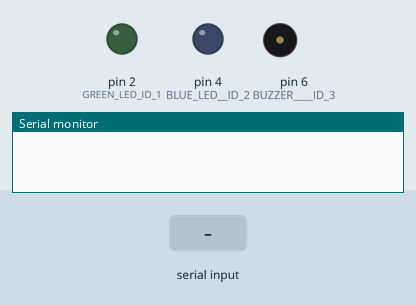
Bench run of a sketch on a simulated Arduino Uno, built with avr-gcc and run on an emulated ATmega328P. Shown: output pins drawn as LEDs (lit = HIGH), buzzer (waves = sounding, pin HIGH), the last lines printed to the serial monitor. Inputs (shaded band) come from the test bench.

Above: at 1.2 s.
1.3 s: "1,90\n" received over Serial
At 2.8 s:
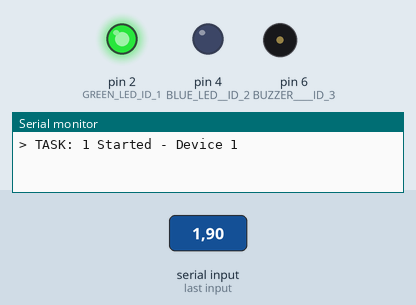
Timing chart, 0 to 28.2 s (numbered marks = the images above; inputs shaded):
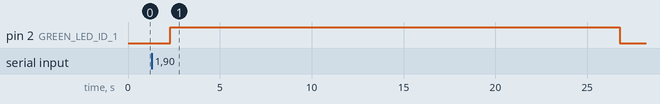

The sketch:

Multi_Thread.ino
```cpp
unsigned long startTime1;
unsigned long startTime2;
unsigned long startTime3;
String serialValue = "";
String serialCmd = "";
String numSecs = "";
int interval1 = 0;
int interval2 = 0;
int interval3 = 0;
int taskNumber1 = 0;
int taskNumber2 = 0;
int taskNumber3 = 0;
int taskNumber = 0;

void setup() {
   pinMode(2, OUTPUT); //GREEN LED ID 1
   pinMode(4, OUTPUT); //BLUE LED  ID 2
   pinMode(6, OUTPUT); //BUZZER    ID 3

   Serial.begin(115200,SERIAL_8N1); // opens serial port, sets data rate to 9600 bps
}

void loop() {
   if (Serial.available())
   {
      serialValue = Serial.readString();
      serialCmd = serialValue.substring(0, 1); //X;NN X=1,2,3 NN=00
      numSecs = serialValue.substring(4,2);

      if (taskNumber >= 32767)
         taskNumber = 0;

      taskNumber++;

      if (serialCmd == "1")
      {
         startTime1 = millis();
         interval1 = numSecs.toInt() * 1000;

         if (taskNumber1 >= 32767)
           taskNumber1 = 0;

         taskNumber1 = taskNumber1 + taskNumber;

         Serial.print("> TASK: ");
         Serial.print(taskNumber1);
         Serial.print(" Started - Device 1 ");
      }

      if (serialCmd == "2")
      {
         startTime2 = millis();
         interval2 = numSecs.toInt() * 1000;

         if (taskNumber2 >= 32767)
           taskNumber2 = 0;

         taskNumber2 = taskNumber2 + taskNumber;;

         Serial.print("> TASK: ");
         Serial.print(taskNumber2);
         Serial.print(" Started - Device 2 ");
      }

      if (serialCmd == "3")
      {
         startTime3 = millis();
         interval3 = numSecs.toInt() * 1000;

         if (taskNumber3 >= 32767)
           taskNumber3 = 0;

         taskNumber3 = taskNumber3 + taskNumber;;

         Serial.print("> TASK: ");
         Serial.print(taskNumber3);
         Serial.print(" Started - Device 3 ");
       }
    }

    StartThreads();
}

void StartThreads()
{
   thread_GreenLed(interval1);
   thread_BlueLed(interval2);
   thread_Buzzer(interval3);
}

void thread_GreenLed(int interval)
{
   if (interval > 0)
      digitalWrite(2, HIGH);

   unsigned long currentTime = millis();
   unsigned long elapsedTime = currentTime - startTime1;

   if ((elapsedTime > interval) && interval > 0)
   {
      digitalWrite(2, LOW);
      Serial.print("< TASK ");
      Serial.print(taskNumber1);
      Serial.print(" Finished after ");
      Serial.print(elapsedTime -1);
      Serial.print(" ms");
      startTime1 = 0;
      interval1 = 0;
      interval = 0;
      taskNumber1 = 0;
   }
}

void thread_BlueLed(int interval)
{
   if (interval > 0)
      digitalWrite(4, HIGH);

   unsigned long currentTime = millis();
   unsigned long elapsedTime = currentTime - startTime2;

   if ((elapsedTime > interval) && interval > 0)
   {
      digitalWrite(4, LOW);
      Serial.print("< TASK ");
      Serial.print(taskNumber2);
      Serial.print(" Finished after ");
      Serial.print(elapsedTime -1);
      Serial.print(" ms");
      startTime2 = 0;
      interval2 = 0;
      interval = 0;
      taskNumber2 = 0;
   }
}

void thread_Buzzer(int interval)
{
   if (interval > 0)
      tone(6, 500);

   unsigned long currentTime = millis();
   unsigned long elapsedTime = currentTime - startTime3;

   if ((elapsedTime > interval) && interval > 0)
   {
      noTone(6);
      Serial.print("< TASK ");
      Serial.print(taskNumber3);
      Serial.print(" Finished after ");
      Serial.print(elapsedTime -1);
      Serial.print(" ms");
      startTime3 = 0;
      interval3 = 0;
      interval = 0;
      taskNumber3 = 0;
   }
}
```

Measured:
- after the input at 1.3 s, pin 2 (GREEN_LED_ID_1): LOW → HIGH after 1.0 s, → LOW 24.5 s later
